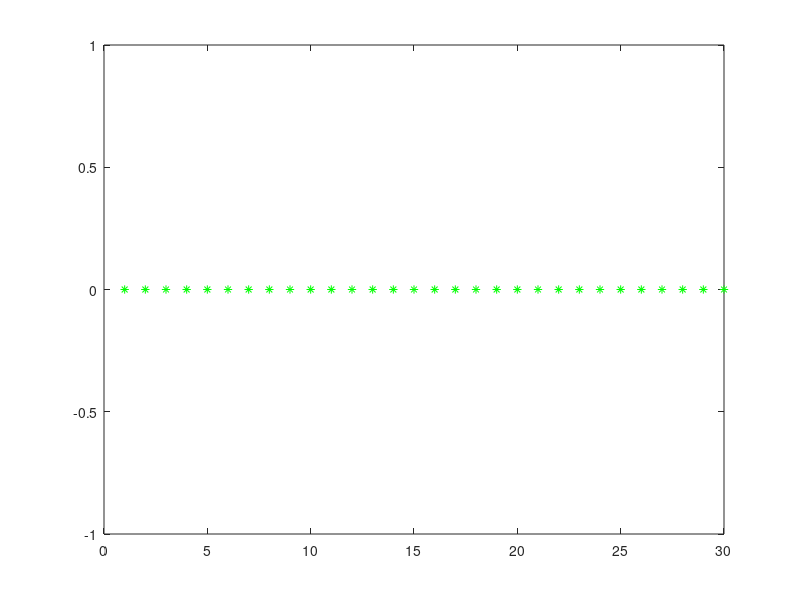

This chart was generated by the following MATLAB code: (Note: this script raises an error after producing the figure.)
% clear all
% clc 

n=30;

 Q =[1 0 0 0;0 1 0 0; 0 0 0 0; 0 0 0 0];
 R =[1 0;0 1];
 A = [0.9708 0 0.02466 0;0 0.9689 0 0.4032 ;0 0 0.7495 0;0 0 0 0.5898];
 B = [0.1126 0.0072; 0.0108 0.1061;0 0.0482;0.0381 0];
 
 xref=[10 ;10 ;0 ;0];
 x_0 = [0 ;0; 0; 0];

 Qdiag = [];
 for i=1:n
     Qdiag = blkdiag(Qdiag,Q);
 end
 
 
 twoR = R;
 for i=2:n
     twoR = blkdiag(twoR,2*R);
 end
 minusR = [];
 for i=1:n-1
     minusR = blkdiag(minusR,-R);
 end
 
 M1 = zeros(size(twoR));
 M1(1:end-2, 3:end) = minusR;
 
 M2 = zeros(size(twoR));
 M2(3:end, 1:end-2) = minusR;

 twoR = twoR + M1 + M2;
 twoR(end-1:end, end-1:end) = eye(2);

 H = blkdiag(Qdiag,twoR);
 
 
 % old G1 matrix and gt vector
 G1 = blkdiag(Qdiag,zeros(size(twoR)));
 
 gt = [];
 length=4*(n);
 for i=1:length
     gt(i)=10;
 
 end
 length2=length+2*n;
 for i=length+1:length2
     gt(i)=0;
 end 
 
 
 % new G1 matrix and gt vector
 G1 = [repmat(Q,n,1);repmat(zeros(size(B,2),size(Q,1)),n,1)];
 
 gt = xref';
 
 % end new G1 matrix and gt vector
 
 f = -G1*gt';
 
 % Construct diagonal identity matrix for Aeq11 
 I_init = eye(size(A));
 I = [];
 for i_ident = 1:n  
     I = blkdiag(I,I_init);
 end
 
 %------------------------------------------------------------
 % Construct off diagonal A matrix for Aeq11
 Off_diag = zeros(size(I));
 A_diag = [];
 for i_ident = 1:n-1  
     A_diag = blkdiag(A_diag,-A);
 end
 
 Off_diag(size(I_init,1)+1:end,1:end-size(I_init,1)) = A_diag;
 
 % Combine diagonal identity matrix and off diagonal 
 % matrix to form Aeq11
 Aeq11 = I + Off_diag;
 
 % Construct Aeq12
 Aeq12 = [];
 for i= 1:n  
     Aeq12 = blkdiag(Aeq12,-B);
 end
 
 % Construct the rest of Aeq matrix
 Aeq21 = zeros(size(Aeq12,2),size(Aeq11,2));
 Aeq22 = zeros(size(Aeq12,2),size(Aeq12,2));
%Aeq   = [Aeq11  Aeq12;  Aeq21 Aeq22];
  Aeq   = [Aeq11 Aeq12];
 %--------------------------------------------------------
 
 % Construct Beq
 Beq = zeros(size(Aeq,1),1);
 
 Beq(1:size(A,1)) = A*x_0; 

 % Construct upper bound and lower bound matrix
  lb = zeros(size(H,1),1);
  
  lb(4*n+1:end) = -10;
  
  ub = zeros(size(H,1),1);
  
  ub(1:4*n) = 19.8;
  
  ub(4*n+1:end) = 10;
 
 
 
 tic
 sol = quadprog(H,f,[],[],Aeq,Beq,lb,ub);
tt = toc
 
 
 sol1 = [];
 for i=1:n
     sol1(i) = sol((size(sol,1)-2*n)+2*i-1);
 end
 sol2 = [];
 for i=1:n
     sol2(i) = sol((size(sol,1)-2*n)+2*i);
 end

 %figure()
plot([1:n],sol1,'*g')



% create QPgen code
QP.H = H;
QP.G = -G1;
QP.A = Aeq;
QP.B = zeros(size(Aeq,1),1);
QP.B(1:size(A,1),1:size(A,1)) = A;
QP.C = eye(size(H,1));
QP.h.Lb = lb;
QP.h.Ub = ub;
QP.h.fcn = 'indicator';
QP.bt = 1;
QP.gt = 1;

[QP_reform,alg_data] = run_code_gen(QP);

for jj = 1:100
tic;
[qp_gen_sol,iter] = qp_mex(gt',x_0);
tt = toc
end

qp_gen_sol1 = [];

 for i=1:n
     qp_gen_sol1(i) = qp_gen_sol((size(sol,1)-2*n)+2*i-1);
 end
 qp_gen_sol2 = [];
 for i=1:n
     qp_gen_sol2(i) = qp_gen_sol((size(sol,1)-2*n)+2*i);
 end
     
 %figure()
plot([1:n],qp_gen_sol1,'*r')



